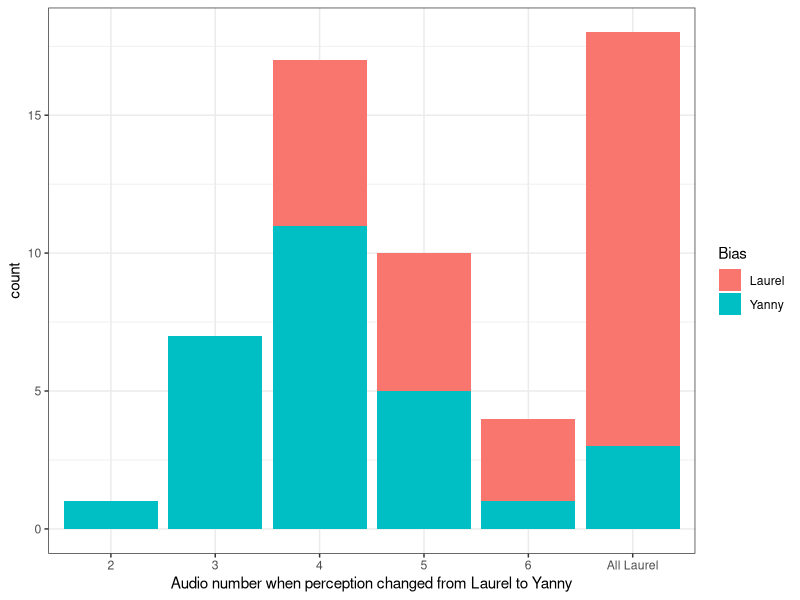
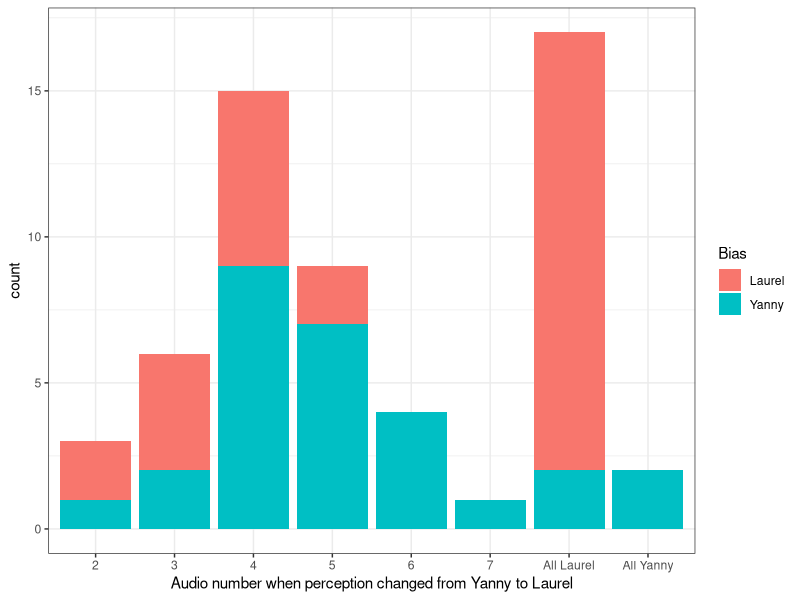

The R source for these figures, in order: (Note: this script raises an error after producing the figures.)
library(tidyverse)

# EDA
survey <- read.csv("survey_results.csv")
survey <- survey %>% select(Q1, Q2, Q3)
survey %>% count(Q1)

survey$yanny_bias <- ifelse(survey$Q1 == "Yanny", 1, 0)
survey$Q2 <- recode(survey$Q2, 'I heard Laurel for all of them'='All Laurel')
survey$Q3 <- recode(survey$Q3, 'I heard Laurel for all of them'='All Laurel', 'I heard Yanny for all of them'='All Yanny')
survey$Q3_recoded <- recode(survey$Q3, '2'='6', '3'='5', '4'='4', '5'='3', '6'='2', '7'='1')

ggplot(survey, aes(x=Q2, fill=Q1)) +
  geom_bar() +
  theme_bw() +
  labs(x="Audio number when perception changed from Laurel to Yanny", fill="Bias")

ggplot(survey, aes(x=Q3, fill=Q1)) +
  geom_bar() +
  theme_bw() +
  labs(x="Audio number when perception changed from Yanny to Laurel", fill="Bias")

survey$laurel_start <- ifelse(survey$Q2 < 4)
survey$yanny_start <- survey$Q3 > 4

survey_reformat <- survey %>% 
  pivot_longer(c(laurel_start, yanny_start), 
                        names_to = "listening_direction", 
                        values_to = "yannyresp") %>% 
  select(c(yanny_bias, listening_direction, yannyresp))

logreg <- glm(yannyresp~yanny_bias+listening_direction+yanny_bias*listening_direction, data=survey_reformat, family=binomial)
summary(logreg)  
